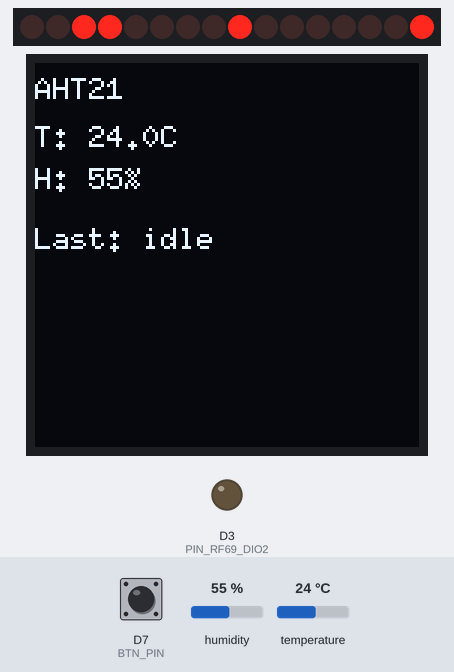
Bench run of a sketch on a simulated Seeed XIAO (SAMD21). On the bench: 16 shift-register outputs drawn as a row of LEDs (first output left, lit = HIGH), 128×128 one-colour display, output pins drawn as LEDs (lit = HIGH). Wiring (inferred from the names in the program): 2 × shift register (74HC595): latch D1. Wiring (inferred from the signals the program sends): row of LEDs: on Q0, Q1, Q2, Q3, Q4, Q5, Q6, Q7, Q8, Q9, Q10, Q11, Q12, Q13, Q14, Q15. The test bench sets the inputs (shaded band); at power-on: D7 (BTN_PIN) HIGH, humidity 55 %, temperature 24 °C. Pins used as bus, display or sensor lines are not drawn.

Above: at 1.3 s.
1.4 s: D7 (BTN_PIN) pulled LOW for 0.15 s
At 4.16 s:
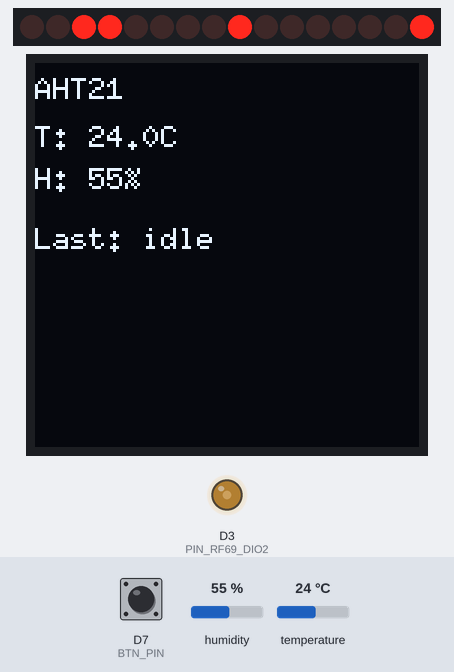
5.1 s: humidity set to 22 %
At 7.2 s:
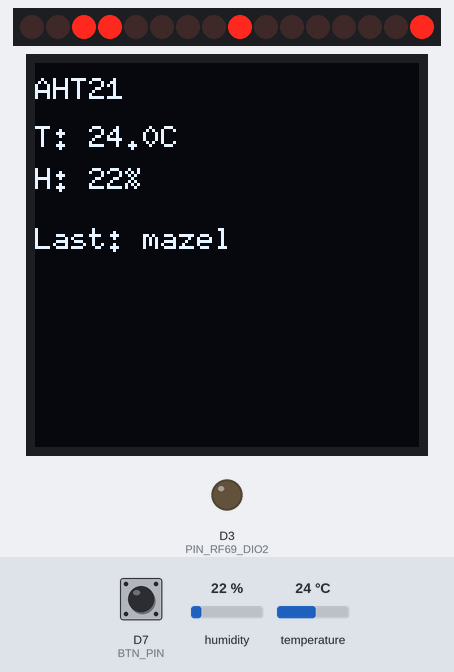
7.9 s: temperature set to 12 °C
At 8.8 s:
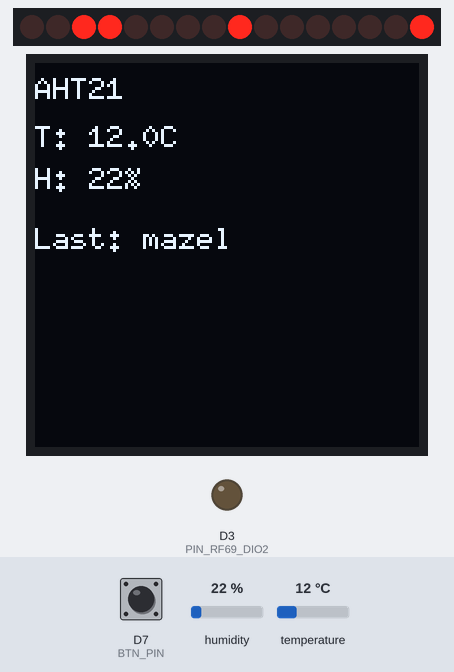
9.9 s: D7 (BTN_PIN) pulled LOW for 1 s
11.5 s: D7 (BTN_PIN) pulled LOW for 0.15 s
12.2 s: humidity set to 40 %
At 16.1 s:
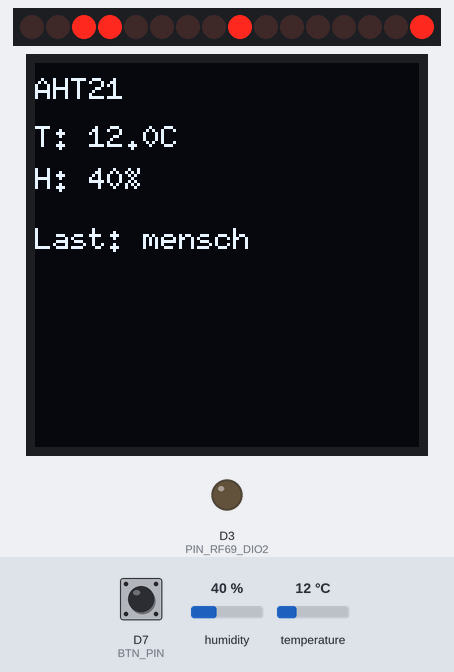
Timing chart, 0 to 17.4 s (numbered marks = the images above; inputs shaded):
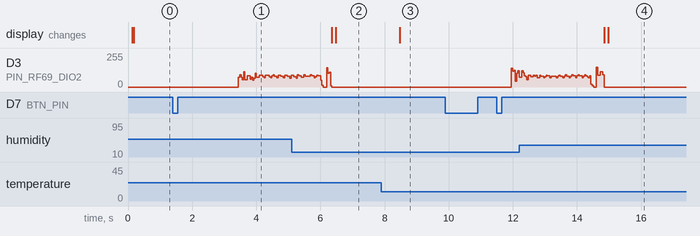

The sketch:

Explorer433.ino
```cpp
#include <Arduino.h>
#include <SPI.h>
#include <Wire.h>
#include <U8g2lib.h>
#include <Adafruit_AHTX0.h>
#include "mazel.h"
#include "mensch.h"
#include <stdint.h>

// ---------------- RFM69 (XIAO MG24) ----------------
#define PIN_RF69_INT    D0
#define PIN_RF69_CS     D1
#define PIN_RF69_RST    D2
#define PIN_RF69_DIO2   D3

// button on RX
#define BTN_PIN         D7  // active LOW

// RFM69 regs
#define REG_OPMODE        0x01
#define REG_DATAMODUL     0x02
#define REG_FRFMSB        0x07
#define REG_FRFMID        0x08
#define REG_FRFLSB        0x09
#define REG_PALEVEL       0x11
#define REG_DIOMAPPING1   0x25
#define REG_VERSION       0x10

// ~433.92 MHz
#define FRF_MSB  0x6C
#define FRF_MID  0x7A
#define FRF_LSB  0xE1

static SPISettings rfspi(4000000, MSBFIRST, SPI_MODE0);

// press logic
static const uint32_t PRESS_WINDOW_MS = 2000;
static const uint32_t DEBOUNCE_MS     = 50;
static const uint32_t STARTUP_IGNORE_MS = 500;

// AHT21
Adafruit_AHTX0 aht;
bool  aht_ok = false;
float last_temp_c = 0.0f;
float last_hum_pc = 0.0f;
static const uint32_t AHT_PERIOD_MS = 2000;
uint32_t aht_last_ms = 0;

// OLED – use HW I2C so it coexists with AHT21
U8G2_SH1107_SEEED_128X128_1_HW_I2C u8g2(U8G2_R0, U8X8_PIN_NONE);
String last_action = "idle";

// ===================================================
// RFM69
// ===================================================
void rfWrite(uint8_t reg, uint8_t val) {
  SPI.beginTransaction(rfspi);
  digitalWrite(PIN_RF69_CS, LOW);
  SPI.transfer(reg | 0x80);
  SPI.transfer(val);
  digitalWrite(PIN_RF69_CS, HIGH);
  SPI.endTransaction();
}

uint8_t rfRead(uint8_t reg) {
  SPI.beginTransaction(rfspi);
  digitalWrite(PIN_RF69_CS, LOW);
  SPI.transfer(reg & 0x7F);
  uint8_t v = SPI.transfer(0x00);
  digitalWrite(PIN_RF69_CS, HIGH);
  SPI.endTransaction();
  return v;
}

void rfReset() {
  pinMode(PIN_RF69_RST, OUTPUT);
  digitalWrite(PIN_RF69_RST, HIGH);
  delay(5);
  digitalWrite(PIN_RF69_RST, LOW);
  delay(5);
  pinMode(PIN_RF69_RST, INPUT_PULLUP);
  delay(5);
}

static inline void delayAbsMicros(uint32_t us) {
  if (us >= 1000UL) {
    delay(us / 1000UL);
    us %= 1000UL;
  }
  if (us) delayMicroseconds((unsigned int)us);
}

static inline int32_t read_i32_p(const int32_t* base, size_t idx) {
#if defined(__AVR__)
  return (int32_t)pgm_read_dword(&base[idx]);
#else
  return base[idx];
#endif
}

void replayToDIO2(const int32_t* timings, size_t len) {
  for (size_t i = 0; i < len; ++i) {
    int32_t t = read_i32_p(timings, i);
    if (t > 0) {
      digitalWrite(PIN_RF69_DIO2, HIGH);
      delayAbsMicros((uint32_t)t);
    } else {
      digitalWrite(PIN_RF69_DIO2, LOW);
      uint32_t us = (t == INT32_MIN) ? 2147483648UL : (uint32_t)(-t);
      delayAbsMicros(us);
    }
  }
  digitalWrite(PIN_RF69_DIO2, LOW);
}

void rfConfig_OOK_DIO2() {
  rfWrite(REG_OPMODE, 0x04);  // standby
  delay(5);

  rfWrite(REG_FRFMSB, FRF_MSB);
  rfWrite(REG_FRFMID, FRF_MID);
  rfWrite(REG_FRFLSB, FRF_LSB);

  rfWrite(REG_DATAMODUL, 0x68);  // OOK continuous
  rfWrite(REG_PALEVEL, 0x5F);

  uint8_t dio = rfRead(REG_DIOMAPPING1);
  dio &= ~(0x0C);               // DIO2 = data
  rfWrite(REG_DIOMAPPING1, dio);

  rfWrite(REG_OPMODE, 0x0C);    // TX
  delay(5);
}

void sendMazelAlert() {
  replayToDIO2(Mazel, MazelCount);
  last_action = "mazel";
}

void sendMenschAlert() {
  replayToDIO2(Mensch, MenschCount);
  last_action = "mensch";
}

// ===================================================
// OLED
// ===================================================
void oledDraw() {
  u8g2.firstPage();
  do {
    u8g2.setFont(u8g2_font_6x10_tf);
    u8g2.drawStr(0, 12, "AHT21");
    char buf[32];
    snprintf(buf, sizeof(buf), "T: %.1fC", last_temp_c);
    u8g2.drawStr(0, 28, buf);
    snprintf(buf, sizeof(buf), "H: %.0f%%", last_hum_pc);
    u8g2.drawStr(0, 42, buf);
    u8g2.drawStr(0, 62, "Last:");
    u8g2.drawStr(36, 62, last_action.c_str());
  } while (u8g2.nextPage());
}

// ===================================================
// setup
// ===================================================
void setup() {
  // NO Serial.begin(); RX (D7) stays free

  pinMode(BTN_PIN, INPUT_PULLUP);

  Wire.begin();
  u8g2.begin();

  if (!aht.begin()) {
    aht_ok = false;
  } else {
    aht_ok = true;
    sensors_event_t hum, temp;
    if (aht.getEvent(&hum, &temp)) {
      last_temp_c = temp.temperature;
      last_hum_pc = hum.relative_humidity;
    }
  }

  // RFM69
  pinMode(PIN_RF69_CS, OUTPUT);
  digitalWrite(PIN_RF69_CS, HIGH);
  pinMode(PIN_RF69_DIO2, OUTPUT);
  digitalWrite(PIN_RF69_DIO2, LOW);
  pinMode(PIN_RF69_INT, INPUT);

  SPI.begin();
  rfReset();
  rfConfig_OOK_DIO2();

  oledDraw();
}

// ===================================================
// loop
// ===================================================
void loop() {
  uint32_t now_ms = millis();

  // AHT21 periodic
  if (now_ms - aht_last_ms >= AHT_PERIOD_MS) {
    aht_last_ms = now_ms;
    if (aht_ok) {
      sensors_event_t hum, temp;
      if (aht.getEvent(&hum, &temp)) {
        last_temp_c = temp.temperature;
        last_hum_pc = hum.relative_humidity;
      }
    }
    oledDraw();
  }

  // button -> count presses in 2s window
  static bool     last_btn_level = HIGH;
  static uint32_t last_btn_ms    = 0;
  static uint32_t window_start   = 0;
  static uint8_t  press_count    = 0;
  static bool     window_active  = false;

  bool btn_level = digitalRead(BTN_PIN);  // LOW = pressed

  // ignore weird power-on states
  if (now_ms < STARTUP_IGNORE_MS) {
    last_btn_level = btn_level;
    delay(3);
    return;
  }

  if (btn_level != last_btn_level) {
    if (now_ms - last_btn_ms > DEBOUNCE_MS) {
      last_btn_ms = now_ms;
      last_btn_level = btn_level;
      if (btn_level == LOW) {
        if (!window_active) {
          window_active = true;
          window_start  = now_ms;
          press_count   = 1;
        } else {
          press_count++;
        }
      }
    }
  }

  if (window_active && (now_ms - window_start >= PRESS_WINDOW_MS)) {
    if (press_count == 1) {
      sendMazelAlert();
    } else if (press_count >= 2) {
      sendMenschAlert();
    }
    oledDraw();
    window_active = false;
  }

  delay(3);
}
```

Source omitted: mazel.h (data table, 24400 bytes), mensch.h (data table, 24444 bytes)

Measured:
- after the input at 5.1 s, the display: first differs from a run without the input after 1.4 s (image 2)
- after the input at 7.9 s, the display: changes after 0.58 s (image 3)
- after the input at 9.9 s, every drawn part: stays the same
- after the input at 12.2 s, the display: first differs from a run without the input after 2.8 s (image 4)
